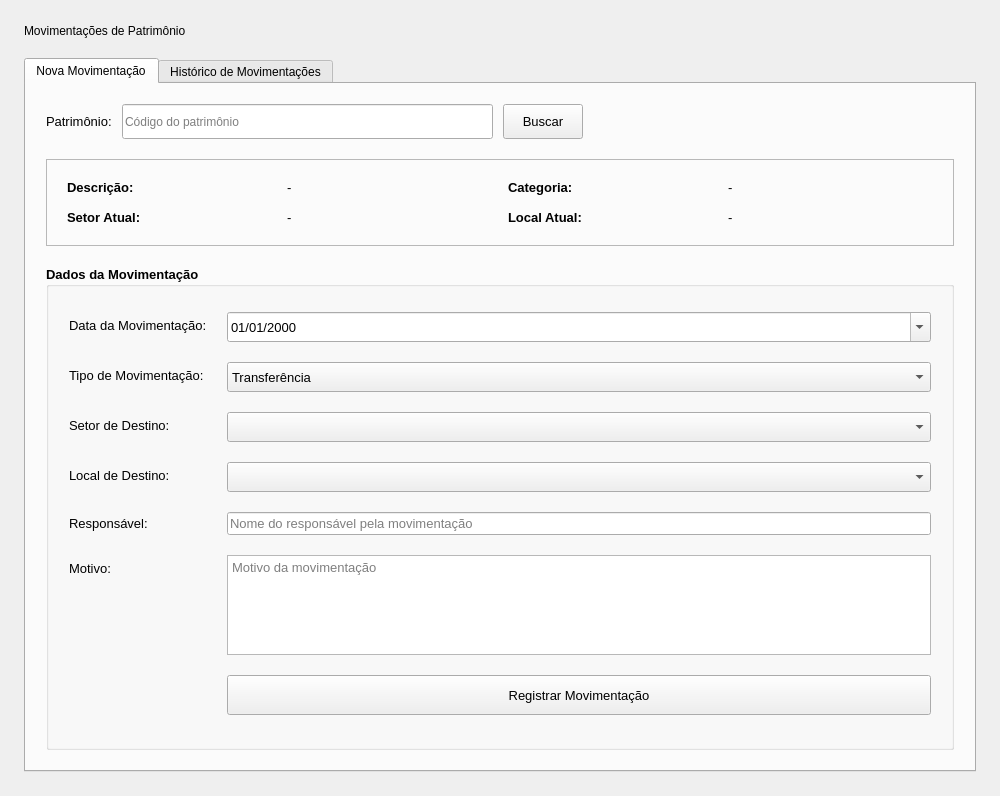
<?xml version='1.0' encoding='UTF-8'?>
<ui version="4.0">
  <class>MovimentacoesWidget</class>
  <widget class="QWidget" name="MovimentacoesWidget">
    <property name="geometry">
      <rect>
        <x>0</x>
        <y>0</y>
        <width>1000</width>
        <height>796</height>
      </rect>
    </property>
    <property name="windowTitle">
      <string>Movimentações de Patrimônio</string>
    </property>
    <layout class="QVBoxLayout" name="verticalLayout">
      <property name="spacing">
        <number>20</number>
      </property>
      <property name="leftMargin">
        <number>24</number>
      </property>
      <property name="topMargin">
        <number>24</number>
      </property>
      <property name="rightMargin">
        <number>24</number>
      </property>
      <property name="bottomMargin">
        <number>24</number>
      </property>
      <item>
        <widget class="QLabel" name="lbl_title">
          <property name="text">
            <string>Movimentações de Patrimônio</string>
          </property>
          <property name="alignment">
            <set>Qt::AlignmentFlag::AlignLeft | Qt::AlignmentFlag::AlignVCenter</set>
          </property>
        </widget>
      </item>
      <item>
        <widget class="QTabWidget" name="tab_widget">
          <property name="currentIndex">
            <number>0</number>
          </property>
          <widget class="QWidget" name="tab_nova_movimentacao">
            <attribute name="title">
              <string>Nova Movimentação</string>
            </attribute>
            <layout class="QVBoxLayout" name="verticalLayout_2">
              <property name="spacing">
                <number>20</number>
              </property>
              <property name="leftMargin">
                <number>20</number>
              </property>
              <property name="topMargin">
                <number>20</number>
              </property>
              <property name="rightMargin">
                <number>20</number>
              </property>
              <property name="bottomMargin">
                <number>20</number>
              </property>
              <item>
                <layout class="QHBoxLayout" name="horizontalLayout">
                  <property name="spacing">
                    <number>10</number>
                  </property>
                  <item>
                    <widget class="QLabel" name="lbl_patrimonio">
                      <property name="font">
                        <font>
                          <family>Segoe UI</family>
                          <pointsize>10</pointsize>
                        </font>
                      </property>
                      <property name="text">
                        <string>Patrimônio:</string>
                      </property>
                      <property name="buddy">
                        <cstring>txt_patrimonio</cstring>
                      </property>
                    </widget>
                  </item>
                  <item>
                    <widget class="QLineEdit" name="txt_patrimonio">
                      <property name="minimumSize">
                        <size>
                          <width>150</width>
                          <height>35</height>
                        </size>
                      </property>
                      <property name="placeholderText">
                        <string>Código do patrimônio</string>
                      </property>
                    </widget>
                  </item>
                  <item>
                    <widget class="QPushButton" name="btn_buscar_patrimonio">
                      <property name="minimumSize">
                        <size>
                          <width>0</width>
                          <height>35</height>
                        </size>
                      </property>
                      <property name="font">
                        <font>
                          <family>Segoe UI</family>
                          <pointsize>10</pointsize>
                        </font>
                      </property>
                      <property name="cursor">
                        <cursorShape>PointingHandCursor</cursorShape>
                      </property>
                      <property name="toolTip">
                        <string>Buscar patrimônio pelo código</string>
                      </property>
                      <property name="text">
                        <string>Buscar</string>
                      </property>
                    </widget>
                  </item>
                  <item>
                    <spacer name="horizontalSpacer">
                      <property name="orientation">
                        <enum>Qt::Orientation::Horizontal</enum>
                      </property>
                      <property name="sizeHint" stdset="0">
                        <size>
                          <width>40</width>
                          <height>20</height>
                        </size>
                      </property>
                    </spacer>
                  </item>
                </layout>
              </item>
              <item>
                <widget class="QFrame" name="frame_patrimonio_info">
                  <property name="frameShape">
                    <enum>QFrame::Shape::StyledPanel</enum>
                  </property>
                  <property name="frameShadow">
                    <enum>QFrame::Shadow::Raised</enum>
                  </property>
                  <layout class="QGridLayout" name="gridLayout">
                    <property name="leftMargin">
                      <number>20</number>
                    </property>
                    <property name="topMargin">
                      <number>20</number>
                    </property>
                    <property name="rightMargin">
                      <number>20</number>
                    </property>
                    <property name="bottomMargin">
                      <number>20</number>
                    </property>
                    <property name="spacing">
                      <number>15</number>
                    </property>
                    <item row="0" column="0">
                      <widget class="QLabel" name="lbl_info_descricao">
                        <property name="font">
                          <font>
                            <family>Segoe UI</family>
                            <pointsize>10</pointsize>
                            <bold>true</bold>
                          </font>
                        </property>
                        <property name="text">
                          <string>Descrição:</string>
                        </property>
                      </widget>
                    </item>
                    <item row="0" column="1">
                      <widget class="QLabel" name="lbl_info_descricao_valor">
                        <property name="font">
                          <font>
                            <family>Segoe UI</family>
                            <pointsize>10</pointsize>
                          </font>
                        </property>
                        <property name="text">
                          <string>-</string>
                        </property>
                      </widget>
                    </item>
                    <item row="0" column="2">
                      <widget class="QLabel" name="lbl_info_categoria">
                        <property name="font">
                          <font>
                            <family>Segoe UI</family>
                            <pointsize>10</pointsize>
                            <bold>true</bold>
                          </font>
                        </property>
                        <property name="text">
                          <string>Categoria:</string>
                        </property>
                      </widget>
                    </item>
                    <item row="0" column="3">
                      <widget class="QLabel" name="lbl_info_categoria_valor">
                        <property name="font">
                          <font>
                            <family>Segoe UI</family>
                            <pointsize>10</pointsize>
                          </font>
                        </property>
                        <property name="text">
                          <string>-</string>
                        </property>
                      </widget>
                    </item>
                    <item row="1" column="0">
                      <widget class="QLabel" name="lbl_info_setor_atual">
                        <property name="font">
                          <font>
                            <family>Segoe UI</family>
                            <pointsize>10</pointsize>
                            <bold>true</bold>
                          </font>
                        </property>
                        <property name="text">
                          <string>Setor Atual:</string>
                        </property>
                      </widget>
                    </item>
                    <item row="1" column="1">
                      <widget class="QLabel" name="lbl_info_setor_atual_valor">
                        <property name="font">
                          <font>
                            <family>Segoe UI</family>
                            <pointsize>10</pointsize>
                          </font>
                        </property>
                        <property name="text">
                          <string>-</string>
                        </property>
                      </widget>
                    </item>
                    <item row="1" column="2">
                      <widget class="QLabel" name="lbl_info_local_atual">
                        <property name="font">
                          <font>
                            <family>Segoe UI</family>
                            <pointsize>10</pointsize>
                            <bold>true</bold>
                          </font>
                        </property>
                        <property name="text">
                          <string>Local Atual:</string>
                        </property>
                      </widget>
                    </item>
                    <item row="1" column="3">
                      <widget class="QLabel" name="lbl_info_local_atual_valor">
                        <property name="font">
                          <font>
                            <family>Segoe UI</family>
                            <pointsize>10</pointsize>
                          </font>
                        </property>
                        <property name="text">
                          <string>-</string>
                        </property>
                      </widget>
                    </item>
                  </layout>
                </widget>
              </item>
              <item>
                <widget class="QGroupBox" name="group_movimentacao">
                  <property name="font">
                    <font>
                      <family>Segoe UI</family>
                      <pointsize>10</pointsize>
                      <bold>true</bold>
                    </font>
                  </property>
                  <property name="title">
                    <string>Dados da Movimentação</string>
                  </property>
                  <layout class="QFormLayout" name="formLayout">
                    <property name="horizontalSpacing">
                      <number>20</number>
                    </property>
                    <property name="verticalSpacing">
                      <number>15</number>
                    </property>
                    <property name="leftMargin">
                      <number>20</number>
                    </property>
                    <property name="topMargin">
                      <number>20</number>
                    </property>
                    <property name="rightMargin">
                      <number>20</number>
                    </property>
                    <property name="bottomMargin">
                      <number>20</number>
                    </property>
                    <item row="0" column="0">
                      <widget class="QLabel" name="lbl_data_movimentacao">
                        <property name="font">
                          <font>
                            <family>Segoe UI</family>
                            <pointsize>10</pointsize>
                            <bold>false</bold>
                          </font>
                        </property>
                        <property name="text">
                          <string>Data da Movimentação:</string>
                        </property>
                        <property name="buddy">
                          <cstring>date_movimentacao</cstring>
                        </property>
                      </widget>
                    </item>
                    <item row="0" column="1">
                      <widget class="QDateEdit" name="date_movimentacao">
                        <property name="minimumSize">
                          <size>
                            <width>0</width>
                            <height>30</height>
                          </size>
                        </property>
                        <property name="font">
                          <font>
                            <family>Segoe UI</family>
                            <pointsize>10</pointsize>
                            <bold>false</bold>
                          </font>
                        </property>
                        <property name="displayFormat">
                          <string>dd/MM/yyyy</string>
                        </property>
                        <property name="calendarPopup">
                          <bool>true</bool>
                        </property>
                      </widget>
                    </item>
                    <item row="1" column="0">
                      <widget class="QLabel" name="lbl_tipo_movimentacao">
                        <property name="font">
                          <font>
                            <family>Segoe UI</family>
                            <pointsize>10</pointsize>
                            <bold>false</bold>
                          </font>
                        </property>
                        <property name="text">
                          <string>Tipo de Movimentação:</string>
                        </property>
                        <property name="buddy">
                          <cstring>cmb_tipo_movimentacao</cstring>
                        </property>
                      </widget>
                    </item>
                    <item row="1" column="1">
                      <widget class="QComboBox" name="cmb_tipo_movimentacao">
                        <property name="minimumSize">
                          <size>
                            <width>0</width>
                            <height>30</height>
                          </size>
                        </property>
                        <property name="font">
                          <font>
                            <family>Segoe UI</family>
                            <pointsize>10</pointsize>
                            <bold>false</bold>
                          </font>
                        </property>
                        <item>
                          <property name="text">
                            <string>Transferência</string>
                          </property>
                        </item>
                        <item>
                          <property name="text">
                            <string>Empréstimo</string>
                          </property>
                        </item>
                        <item>
                          <property name="text">
                            <string>Devolução</string>
                          </property>
                        </item>
                        <item>
                          <property name="text">
                            <string>Baixa</string>
                          </property>
                        </item>
                      </widget>
                    </item>
                    <item row="2" column="0">
                      <widget class="QLabel" name="lbl_setor_destino">
                        <property name="font">
                          <font>
                            <family>Segoe UI</family>
                            <pointsize>10</pointsize>
                            <bold>false</bold>
                          </font>
                        </property>
                        <property name="text">
                          <string>Setor de Destino:</string>
                        </property>
                        <property name="buddy">
                          <cstring>cmb_setor_destino</cstring>
                        </property>
                      </widget>
                    </item>
                    <item row="2" column="1">
                      <widget class="QComboBox" name="cmb_setor_destino">
                        <property name="minimumSize">
                          <size>
                            <width>0</width>
                            <height>30</height>
                          </size>
                        </property>
                        <property name="font">
                          <font>
                            <family>Segoe UI</family>
                            <pointsize>10</pointsize>
                            <bold>false</bold>
                          </font>
                        </property>
                      </widget>
                    </item>
                    <item row="3" column="0">
                      <widget class="QLabel" name="lbl_local_destino">
                        <property name="font">
                          <font>
                            <family>Segoe UI</family>
                            <pointsize>10</pointsize>
                            <bold>false</bold>
                          </font>
                        </property>
                        <property name="text">
                          <string>Local de Destino:</string>
                        </property>
                        <property name="buddy">
                          <cstring>cmb_local_destino</cstring>
                        </property>
                      </widget>
                    </item>
                    <item row="3" column="1">
                      <widget class="QComboBox" name="cmb_local_destino">
                        <property name="minimumSize">
                          <size>
                            <width>0</width>
                            <height>30</height>
                          </size>
                        </property>
                        <property name="font">
                          <font>
                            <family>Segoe UI</family>
                            <pointsize>10</pointsize>
                            <bold>false</bold>
                          </font>
                        </property>
                      </widget>
                    </item>
                    <item row="4" column="0">
                      <widget class="QLabel" name="lbl_responsavel">
                        <property name="font">
                          <font>
                            <family>Segoe UI</family>
                            <pointsize>10</pointsize>
                            <bold>false</bold>
                          </font>
                        </property>
                        <property name="text">
                          <string>Responsável:</string>
                        </property>
                        <property name="buddy">
                          <cstring>txt_responsavel</cstring>
                        </property>
                      </widget>
                    </item>
                    <item row="4" column="1">
                      <widget class="QLineEdit" name="txt_responsavel">
                        <property name="font">
                          <font>
                            <family>Segoe UI</family>
                            <pointsize>10</pointsize>
                            <bold>false</bold>
                          </font>
                        </property>
                        <property name="placeholderText">
                          <string>Nome do responsável pela movimentação</string>
                        </property>
                      </widget>
                    </item>
                    <item row="5" column="0">
                      <widget class="QLabel" name="lbl_motivo">
                        <property name="font">
                          <font>
                            <family>Segoe UI</family>
                            <pointsize>10</pointsize>
                            <bold>false</bold>
                          </font>
                        </property>
                        <property name="text">
                          <string>Motivo:</string>
                        </property>
                        <property name="buddy">
                          <cstring>txt_motivo</cstring>
                        </property>
                      </widget>
                    </item>
                    <item row="5" column="1">
                      <widget class="QTextEdit" name="txt_motivo">
                        <property name="maximumSize">
                          <size>
                            <width>16777215</width>
                            <height>100</height>
                          </size>
                        </property>
                        <property name="font">
                          <font>
                            <family>Segoe UI</family>
                            <pointsize>10</pointsize>
                            <bold>false</bold>
                          </font>
                        </property>
                        <property name="placeholderText">
                          <string>Motivo da movimentação</string>
                        </property>
                      </widget>
                    </item>
                    <item row="6" column="1">
                      <widget class="QPushButton" name="btn_registrar">
                        <property name="minimumSize">
                          <size>
                            <width>0</width>
                            <height>40</height>
                          </size>
                        </property>
                        <property name="font">
                          <font>
                            <family>Segoe UI</family>
                            <pointsize>10</pointsize>
                            <bold>false</bold>
                          </font>
                        </property>
                        <property name="cursor">
                          <cursorShape>PointingHandCursor</cursorShape>
                        </property>
                        <property name="toolTip">
                          <string>Registrar movimentação</string>
                        </property>
                        <property name="text">
                          <string>Registrar Movimentação</string>
                        </property>
                      </widget>
                    </item>
                  </layout>
                </widget>
              </item>
            </layout>
          </widget>
          <widget class="QWidget" name="tab_historico">
            <attribute name="title">
              <string>Histórico de Movimentações</string>
            </attribute>
            <layout class="QVBoxLayout" name="verticalLayout_3">
              <property name="spacing">
                <number>20</number>
              </property>
              <property name="leftMargin">
                <number>20</number>
              </property>
              <property name="topMargin">
                <number>20</number>
              </property>
              <property name="rightMargin">
                <number>20</number>
              </property>
              <property name="bottomMargin">
                <number>20</number>
              </property>
              <item>
                <layout class="QHBoxLayout" name="horizontalLayout_2">
                  <property name="spacing">
                    <number>10</number>
                  </property>
                  <item>
                    <widget class="QLabel" name="lbl_filtro_patrimonio">
                      <property name="font">
                        <font>
                          <family>Segoe UI</family>
                          <pointsize>10</pointsize>
                        </font>
                      </property>
                      <property name="text">
                        <string>Patrimônio:</string>
                      </property>
                      <property name="buddy">
                        <cstring>txt_filtro_patrimonio</cstring>
                      </property>
                    </widget>
                  </item>
                  <item>
                    <widget class="QLineEdit" name="txt_filtro_patrimonio">
                      <property name="minimumSize">
                        <size>
                          <width>150</width>
                          <height>35</height>
                        </size>
                      </property>
                      <property name="placeholderText">
                        <string>Código do patrimônio</string>
                      </property>
                    </widget>
                  </item>
                  <item>
                    <widget class="QLabel" name="lbl_filtro_periodo">
                      <property name="font">
                        <font>
                          <family>Segoe UI</family>
                          <pointsize>10</pointsize>
                        </font>
                      </property>
                      <property name="text">
                        <string>Período:</string>
                      </property>
                      <property name="buddy">
                        <cstring>date_filtro_inicio</cstring>
                      </property>
                    </widget>
                  </item>
                  <item>
                    <widget class="QDateEdit" name="date_filtro_inicio">
                      <property name="minimumSize">
                        <size>
                          <width>0</width>
                          <height>35</height>
                        </size>
                      </property>
                      <property name="displayFormat">
                        <string>dd/MM/yyyy</string>
                      </property>
                      <property name="calendarPopup">
                        <bool>true</bool>
                      </property>
                    </widget>
                  </item>
                  <item>
                    <widget class="QLabel" name="lbl_filtro_ate">
                      <property name="font">
                        <font>
                          <family>Segoe UI</family>
                          <pointsize>10</pointsize>
                        </font>
                      </property>
                      <property name="text">
                        <string>até</string>
                      </property>
                      <property name="buddy">
                        <cstring>date_filtro_fim</cstring>
                      </property>
                    </widget>
                  </item>
                  <item>
                    <widget class="QDateEdit" name="date_filtro_fim">
                      <property name="minimumSize">
                        <size>
                          <width>0</width>
                          <height>35</height>
                        </size>
                      </property>
                      <property name="displayFormat">
                        <string>dd/MM/yyyy</string>
                      </property>
                      <property name="calendarPopup">
                        <bool>true</bool>
                      </property>
                    </widget>
                  </item>
                  <item>
                    <widget class="QPushButton" name="btn_filtrar">
                      <property name="minimumSize">
                        <size>
                          <width>0</width>
                          <height>35</height>
                        </size>
                      </property>
                      <property name="font">
                        <font>
                          <family>Segoe UI</family>
                          <pointsize>10</pointsize>
                        </font>
                      </property>
                      <property name="cursor">
                        <cursorShape>PointingHandCursor</cursorShape>
                      </property>
                      <property name="toolTip">
                        <string>Filtrar movimentações</string>
                      </property>
                      <property name="text">
                        <string>Filtrar</string>
                      </property>
                    </widget>
                  </item>
                  <item>
                    <spacer name="horizontalSpacer_2">
                      <property name="orientation">
                        <enum>Qt::Orientation::Horizontal</enum>
                      </property>
                      <property name="sizeHint" stdset="0">
                        <size>
                          <width>40</width>
                          <height>20</height>
                        </size>
                      </property>
                    </spacer>
                  </item>
                  <item>
                    <widget class="QPushButton" name="btn_exportar">
                      <property name="minimumSize">
                        <size>
                          <width>0</width>
                          <height>35</height>
                        </size>
                      </property>
                      <property name="font">
                        <font>
                          <family>Segoe UI</family>
                          <pointsize>10</pointsize>
                        </font>
                      </property>
                      <property name="cursor">
                        <cursorShape>PointingHandCursor</cursorShape>
                      </property>
                      <property name="toolTip">
                        <string>Exportar histórico de movimentações</string>
                      </property>
                      <property name="text">
                        <string>Exportar</string>
                      </property>
                    </widget>
                  </item>
                </layout>
              </item>
              <item>
                <widget class="QTableView" name="tbl_historico">
                  <property name="alternatingRowColors">
                    <bool>true</bool>
                  </property>
                  <property name="selectionBehavior">
                    <enum>QAbstractItemView::SelectionBehavior::SelectRows</enum>
                  </property>
                  <attribute name="horizontalHeaderStretchLastSection">
                    <bool>true</bool>
                  </attribute>
                  <attribute name="verticalHeaderVisible">
                    <bool>false</bool>
                  </attribute>
                </widget>
              </item>
            </layout>
          </widget>
        </widget>
      </item>
    </layout>
  </widget>
  <tabstops>
    <tabstop>tab_widget</tabstop>
    <tabstop>txt_patrimonio</tabstop>
    <tabstop>btn_buscar_patrimonio</tabstop>
    <tabstop>date_movimentacao</tabstop>
    <tabstop>cmb_tipo_movimentacao</tabstop>
    <tabstop>cmb_setor_destino</tabstop>
    <tabstop>cmb_local_destino</tabstop>
    <tabstop>txt_responsavel</tabstop>
    <tabstop>txt_motivo</tabstop>
    <tabstop>btn_registrar</tabstop>
    <tabstop>txt_filtro_patrimonio</tabstop>
    <tabstop>date_filtro_inicio</tabstop>
    <tabstop>date_filtro_fim</tabstop>
    <tabstop>btn_filtrar</tabstop>
    <tabstop>btn_exportar</tabstop>
    <tabstop>tbl_historico</tabstop>
  </tabstops>
  <resources />
  <connections />
</ui>
